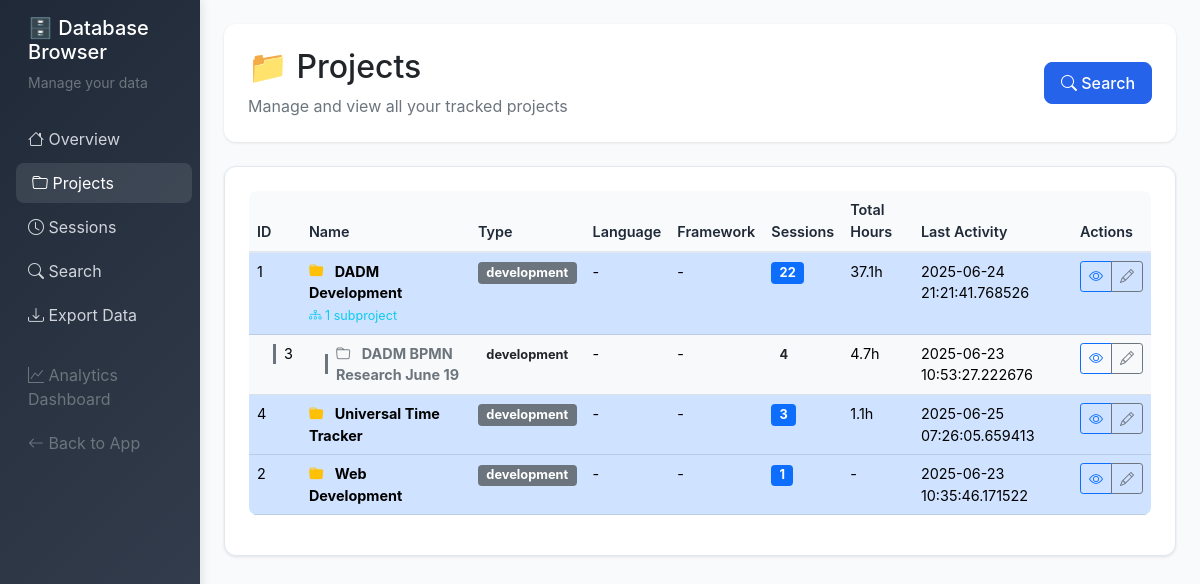
Page /db/projects on the committed database.
### server/src/models.py (models this page shows, shortened)
class Project:
    __tablename__ = 'projects'

### server/src/db_browser.py (the view)
@db_browser.route('/db/projects')
def projects():
    conn = get_db_connection()
    all_projects = conn.execute('''
        SELECT p.*, COUNT(s.id) as session_count,
               SUM(s.duration_minutes) as total_duration
        FROM projects p
        LEFT JOIN sessions s ON p.id = s.project_id
        GROUP BY p.id
        ORDER BY p.name
    ''').fetchall()
    projects_dict = {p['id']: dict(p) for p in all_projects}
    parent_projects = []
    subprojects = []
    for project in all_projects:
        project_dict = dict(project)
        if project['parent_id'] is None:
            project_dict['subprojects'] = []
            parent_projects.append(project_dict)
        else:
            subprojects.append(project_dict)
    for subproject in subprojects:
        parent_id = subproject['parent_id']
        if parent_id in projects_dict:
            for parent in parent_projects:
                if parent['id'] == parent_id:
                    parent['subprojects'].append(subproject)
                    break
    for parent in parent_projects:
        total_duration = parent['total_duration'] or 0
        total_sessions = parent['session_count'] or 0
        for subproject in parent['subprojects']:
            total_duration += subproject['total_duration'] or 0
            total_sessions += subproject['session_count'] or 0
        parent['total_duration'] = total_duration
        parent['session_count'] = total_sessions
    parent_projects.sort(key=lambda x: x['name'].lower())
    for parent in parent_projects:
        parent['subprojects'].sort(key=lambda x: x['name'].lower())
    conn.close()
    return render_template('db_browser/projects.html', projects=parent_projects)

### server/src/db_browser.py (called while the page is built)
def get_db_connection():
    database_path = os.environ.get('DATABASE_PATH', '/app/data/timetracker.db')
    conn = sqlite3.connect(database_path)
    conn.row_factory = sqlite3.Row
    return conn

### server/src/templates/db_browser/projects.html (shortened to what this page needs)
{% extends "db_browser/base.html" %}
{% block content %}
<div class="page-header">
    <div class="row align-items-center">
        <div class="col">
            <h1 class="h2 mb-2">📁 Projects</h1>
            <p class="text-muted mb-0">Manage and view all your tracked projects</p>
        </div>
        <div class="col-auto">
            <a href="{{ url_for('db_browser.search') }}" class="btn btn-primary">
                <i class="bi bi-search"></i> Search
            </a>
        </div>
    </div>
</div>
<div class="content-card">
    {% if projects %}
    <div class="table-responsive">
        <table class="table table-hover">
            <thead>
                <tr>
                    <th>ID</th>
                    <th>Name</th>
                    <th>Type</th>
                    <th>Language</th>
                    <th>Framework</th>
                    <th>Sessions</th>
                    <th>Total Hours</th>
                    <th>Last Activity</th>
                    <th>Actions</th>
                </tr>
            </thead>
            <tbody>
                {% for project in projects %}
                <tr class="table-primary">
                    <td>{{ project.id }}</td>
                    <td>
                        <strong>
                            <i class="bi bi-folder-fill text-warning me-2"></i>
                            {{ project.name }}
                        </strong>
                        {% if project.subprojects %}
                            <br><small class="text-info">
                                <i class="bi bi-diagram-3"></i> {{ project.subprojects|length }} subproject{{ 's' if project.subprojects|length != 1 else '' }}
                            </small>
                        {% endif %}
                    </td>
                    <td>
                        <span class="badge bg-secondary">{{ project.type }}</span>
                    </td>
                    <td>{{ project.language or '-' }}</td>
                    <td>{{ project.framework or '-' }}</td>
                    <td>
                        <span class="badge bg-primary">{{ project.session_count }}</span>
                    </td>
                    <td>
                        {% if project.total_duration %}
                            {{ "%.1f"|format(project.total_duration / 60) }}h
                        {% else %}
                            -
                        {% endif %}
                    </td>
                    <td>
                        {% if project.last_activity %}
                            {% set date_parts = project.last_activity.split('T') %}
                            {{ date_parts[0] }}
                        {% else %}
                            -
                        {% endif %}
                    </td>
                    <td>
                        <div class="btn-group btn-group-sm" role="group">
                            <a href="{{ url_for('db_browser.project_detail', project_id=project.id) }}"
                               class="btn btn-outline-primary" title="View Details">
                                <i class="bi bi-eye"></i>
                            </a>
                            <a href="{{ url_for('db_browser.edit_project', project_id=project.id) }}"
                               class="btn btn-outline-secondary" title="Edit">
                                <i class="bi bi-pencil"></i>
                            </a>
                        </div>
                    </td>
                </tr>
                {% for subproject in project.subprojects %}
                <tr class="table-light">
                    <td>
                        <div class="d-flex align-items-center">
                            <div class="border-start border-3 border-secondary ms-3 me-2" style="height: 20px;"></div>
                            {{ subproject.id }}
                        </div>
                    </td>
                    <td>
                        <div class="d-flex align-items-center">
                            <div class="border-start border-3 border-secondary ms-3 me-2" style="height: 20px;"></div>
                            <div>
                                <strong class="text-secondary">
                                    <i class="bi bi-folder text-muted me-2"></i>
                                    {{ subproject.name }}
                                </strong>
                            </div>
                        </div>
                    </td>
                    <td>
                        <span class="badge bg-light text-dark">{{ subproject.type }}</span>
                    </td>
                    <td>{{ subproject.language or '-' }}</td>
                    <td>{{ subproject.framework or '-' }}</td>
                    <td>
                        <span class="badge bg-light text-dark">{{ subproject.session_count }}</span>
                    </td>
                    <td>
                        {% if subproject.total_duration %}
                            {{ "%.1f"|format(subproject.total_duration / 60) }}h
                        {% else %}
                            -
                        {% endif %}
                    </td>
                    <td>
                        {% if subproject.last_activity %}
                            {% set date_parts = subproject.last_activity.split('T') %}
                            {{ date_parts[0] }}
                        {% else %}
                            -
                        {% endif %}
                    </td>
                    <td>
                        <div class="btn-group btn-group-sm" role="group">
                            <a href="{{ url_for('db_browser.project_detail', project_id=subproject.id) }}"
                               class="btn btn-outline-primary btn-sm" title="View Details">
                                <i class="bi bi-eye"></i>
                            </a>
                            <a href="{{ url_for('db_browser.edit_project', project_id=subproject.id) }}"
                               class="btn btn-outline-secondary btn-sm" title="Edit">
                                <i class="bi bi-pencil"></i>
                            </a>
                        </div>
                    </td>
                </tr>
                {% endfor %}
                {% endfor %}
            </tbody>
        </table>
    </div>
    {% else %}
    <div class="text-center py-5">
        <i class="bi bi-folder-x fs-1 text-muted"></i>
        <h4 class="text-muted mt-3">No projects found</h4>
        <p class="text-muted">Start tracking time to see your projects here.</p>
    </div>
    {% endif %}
</div>
{% endblock %}

### server/src/templates/db_browser/base.html (style rules this page uses)
:root { --primary-color: #2563eb; --success-color: #16a34a; --warning-color: #ca8a04; --danger-color: #dc2626; --info-color: #0891b2; --dark-color: #1f2937; --light-color: #f8fafc; --border-color: #e2e8f0; }
body { background-color: var(--light-color); font-family: 'Inter', -apple-system, BlinkMacSystemFont, sans-serif; }
.page-header { background: white; border-radius: 12px; padding: 24px; margin-bottom: 24px; box-shadow: 0 1px 3px rgba(0,0,0,0.1); }
.content-card { background: white; border-radius: 12px; padding: 24px; box-shadow: 0 1px 3px rgba(0,0,0,0.1); border: 1px solid var(--border-color); margin-bottom: 24px; }
.table-responsive { font-size: 0.9rem; }
.badge { font-size: 0.8rem; }
.btn-primary { background: var(--primary-color); border-color: var(--primary-color); border-radius: 8px; padding: 8px 16px; font-weight: 500; }
.table { border-radius: 8px; overflow: hidden; }
.table thead th { background-color: var(--light-color); border-bottom: 2px solid var(--border-color); font-weight: 600; color: var(--dark-color); }

### rows in the picture
Project: id "1", name "DADM Development", subprojects|length "1", type "development", language "-", framework "-", session_count "22", total_duration "37.1", last_activity "2025-06-24 21:21:41.768526"
Project: id "3", name "DADM BPMN Research June 19", type "development", language "-", framework "-", session_count "4", total_duration "4.7", last_activity "2025-06-23 10:53:27.222676"
Project: id "4", name "Universal Time Tracker", type "development", language "-", framework "-", session_count "3", total_duration "1.1", last_activity "2025-06-25 07:26:05.659413"
Project: id "2", name "Web Development", type "development", language "-", framework "-", session_count "1", last_activity "2025-06-23 10:35:46.171522"
